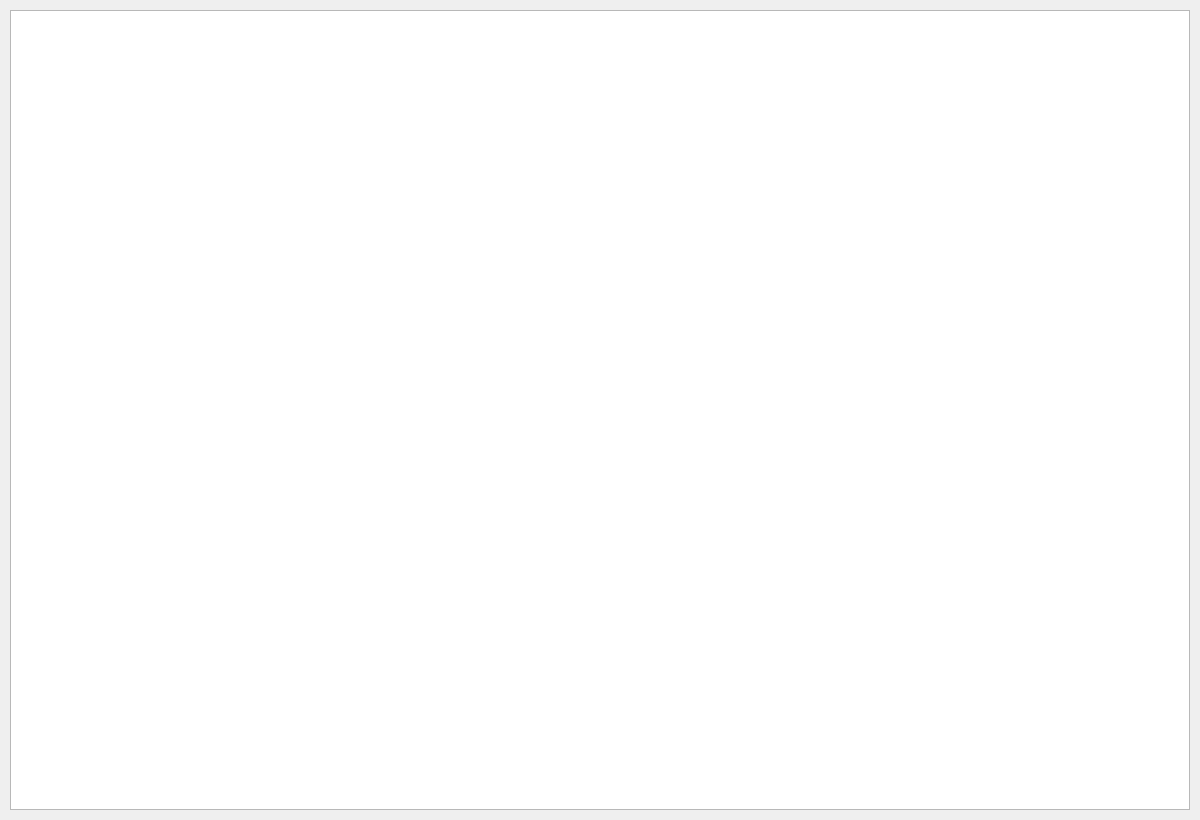
<?xml version="1.0" encoding="UTF-8"?>
<ui version="4.0">
 <class>dbid0</class>
 <widget class="QWidget" name="dbid0">
  <property name="geometry">
   <rect>
    <x>0</x>
    <y>0</y>
    <width>1200</width>
    <height>820</height>
   </rect>
  </property>
  <property name="font">
   <font>
    <family>Hack</family>
    <pointsize>12</pointsize>
    <weight>50</weight>
    <bold>false</bold>
   </font>
  </property>
  <property name="windowTitle">
   <string>验证结果 #2 dbid0</string>
  </property>
  <widget class="QTableWidget" name="TabDbid0">
   <property name="geometry">
    <rect>
     <x>10</x>
     <y>10</y>
     <width>1180</width>
     <height>800</height>
    </rect>
   </property>
  </widget>
 </widget>
 <resources/>
 <connections/>
</ui>
